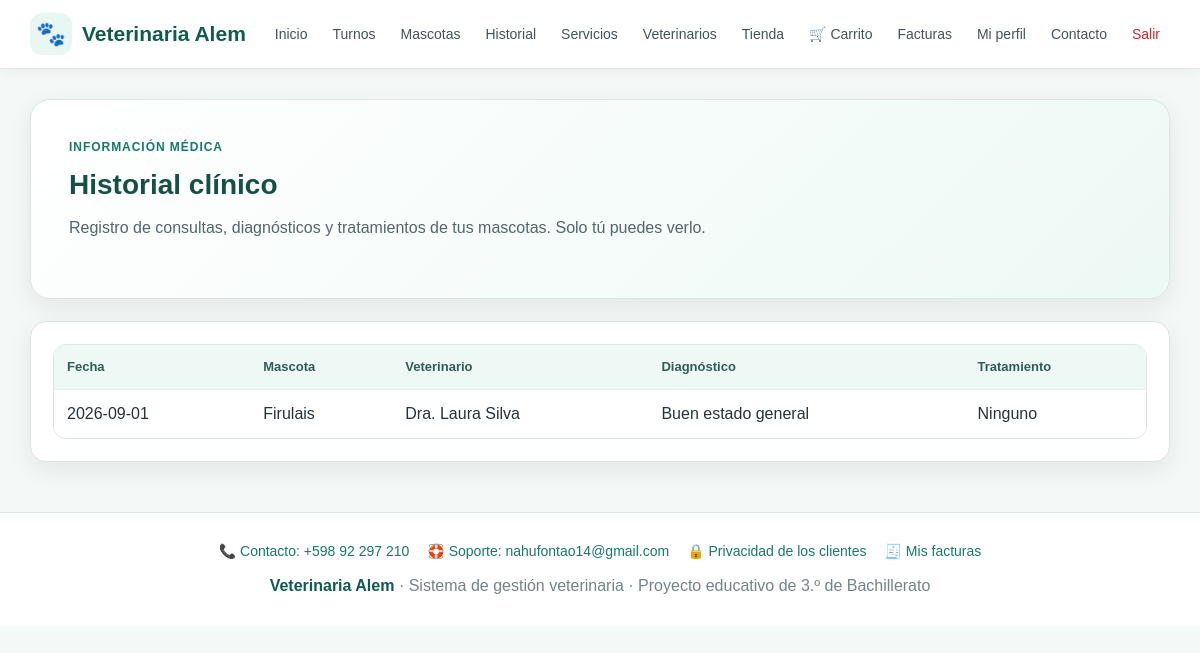
/historial.php (signed in), run on the app's committed database.
### tables this page shows
CREATE TABLE historial(
 id INT AUTO_INCREMENT PRIMARY KEY,
 id_mascota INT NOT NULL,
 id_veterinario INT NOT NULL,
 fecha DATE NOT NULL,
 diagnostico TEXT NOT NULL,
 tratamiento TEXT,
 observaciones TEXT,
 FOREIGN KEY(id_mascota) REFERENCES mascotas(id) ON UPDATE CASCADE ON DELETE RESTRICT,
 FOREIGN KEY(id_veterinario) REFERENCES veterinarios(id) ON UPDATE CASCADE ON DELETE RESTRICT
);

CREATE TABLE mascotas(
 id INT AUTO_INCREMENT PRIMARY KEY,
 nombre VARCHAR(100) NOT NULL,
 especie VARCHAR(50) NOT NULL,
 raza VARCHAR(80),
 sexo VARCHAR(20),
 fecha_nacimiento DATE NULL,
 peso DECIMAL(6,2) NULL,
 id_dueno INT NOT NULL,
 FOREIGN KEY(id_dueno) REFERENCES duenos(id) ON UPDATE CASCADE ON DELETE RESTRICT
);

CREATE TABLE veterinarios(
 id INT AUTO_INCREMENT PRIMARY KEY,
 nombre VARCHAR(100) NOT NULL,
 especialidad VARCHAR(100),
 telefono VARCHAR(30),
 email VARCHAR(150)
);

### includes/helpers.php (called while the page is built, shortened)
<?php
function dueno_id_actual($conexion) {
    $uid = (int)($_SESSION["usuario_id"] ?? 0);
    $stmt = $conexion->prepare("SELECT nombre, email, id_dueno FROM usuarios WHERE id = ?");
    $stmt->bind_param("i", $uid);
    $stmt->execute();
    $u = $stmt->get_result()->fetch_assoc();
    if (!empty($u["id_dueno"])) return (int)$u["id_dueno"];
    $id = (int)$conexion->insert_id;
    return $id;
}

### historial.php (the view, shortened to what this page needs)
<?php
require "conexion.php";
require "includes/header.php";
$id_dueno = dueno_id_actual($conexion);
$sql = "SELECT h.*, m.nombre AS mascota, v.nombre AS veterinario
        FROM historial h
        JOIN mascotas m ON m.id = h.id_mascota
        JOIN veterinarios v ON v.id = h.id_veterinario
        WHERE m.id_dueno = ?
        ORDER BY h.fecha DESC";
$stmt = $conexion->prepare($sql);
$stmt->bind_param("i", $id_dueno);
$stmt->execute();
$r = $stmt->get_result();
?>
<section class="hero">
    <div class="hero-kicker">Información médica</div>
    <h2>Historial clínico</h2>
    <p>Registro de consultas, diagnósticos y tratamientos de tus mascotas. Solo tú puedes verlo.</p>
</section>
<div class="table-card">
    <div class="table-wrap">
        <table>
            <tr><th>Fecha</th><th>Mascota</th><th>Veterinario</th><th>Diagnóstico</th><th>Tratamiento</th></tr>
            <?php while ($x = $r->fetch_assoc()): ?>
                <tr>
                    <td><?= htmlspecialchars($x["fecha"]) ?></td>
                    <td><?= htmlspecialchars($x["mascota"]) ?></td>
                    <td><?= htmlspecialchars($x["veterinario"]) ?></td>
                    <td><?= htmlspecialchars($x["diagnostico"]) ?></td>
                    <td><?= htmlspecialchars($x["tratamiento"]) ?></td>
                </tr>
            <?php endwhile; ?>
        </table>
    </div>
</div>
<?php require "includes/footer.php"; ?>

### css/estilos.css (style rules this page uses)
* { box-sizing:border-box }
:root { --verde:#167a68; --verde-oscuro:#0e5c4f; --verde-claro:#e9f7f3; --azul:#2563eb; --rojo:#c62828; --amarillo:#d88900; --texto:#263238; --gris:#607d8b; --fondo:#f4f8f7; --blanco:#ffffff; --borde:#dbe5e2; --sombra:0 8px 24px rgba(25,55,50,.08); }
html { scroll-behavior:smooth }
body { margin:0; font-family:Arial,Helvetica,sans-serif; background:var(--fondo); color:var(--texto); line-height:1.5; }
.hero { background:linear-gradient(135deg,#ffffff 0%,#edf9f5 100%); border:1px solid var(--borde); border-radius:20px; padding:38px; box-shadow:var(--sombra); margin-bottom:22px; }
.hero-kicker { color:var(--verde); font-weight:700; text-transform:uppercase; letter-spacing:.08em; font-size:12px; margin-bottom:8px; }
.hero h1,.hero h2 { margin:0 0 10px; color:#164f45; }
.hero h2 { font-size:28px }
.hero p { margin:0 0 20px;color:#52666b;max-width:760px }
.card,.form-card,.table-card { background:var(--blanco); border:1px solid var(--borde); border-radius:16px; padding:22px; box-shadow:var(--sombra); margin-bottom:20px; }
.table-wrap { overflow-x:auto; background:#fff; border:1px solid var(--borde); border-radius:13px; }
table { width:100%; min-width:650px; border-collapse:collapse; background:#fff; }
th,td { padding:12px 13px; border-bottom:1px solid #e8eeee; text-align:left; vertical-align:top; }
th { background:#eef8f5; color:#315c55; font-size:13px; }
tr:last-child td { border-bottom:0 }

### data on the page
historial: fecha "2026-09-01", id_mascota.nombre "Firulais", id_veterinario.nombre "Dra. Laura Silva", diagnostico "Buen estado general", tratamiento "Ninguno"

### other printed values
VET_TELEFONO "+598 92 297 210"
VET_EMAIL_SOPORTE "nahufontao14@gmail.com"
